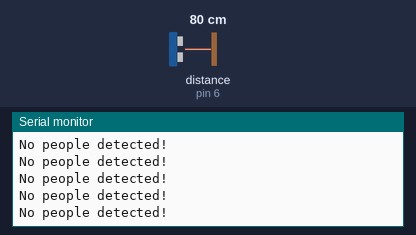
This sketch was run on a simulated Arduino Uno, built with avr-gcc and run on an emulated ATmega328P. Parts: the last lines printed to the serial monitor. Wiring (inferred from the names in the program): ultrasonic range finder: trigger pin 7; echo pin 6. Inputs (shaded band) come from the test bench; at power-on: distance to the obstacle (sensor on pin 6) 80 cm. The echo pulse lasts 58.3 µs per cm.

Above: at 3.1 s.
3.2 s: distance to the obstacle (sensor on pin 6) set to 23 cm
At 3.27 s:
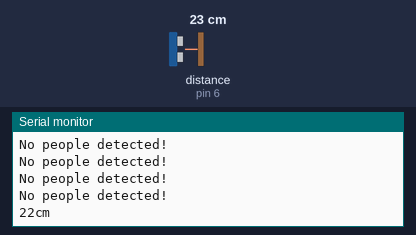
4.7 s: distance to the obstacle (sensor on pin 6) set to 28 cm
At 4.7 s:
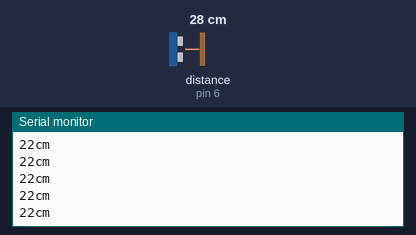

Measured:
- after the input at 3.2 s, the serial monitor: prints a new line after 0.07 s (image 1)

The sketch:

ultrasonic_01.ino
```cpp
const int triPin = 7; // Trigger Pin of Ultrasonic Sensor
const int echoPin = 6; // Echo Pin of Ultrasonic Sensor

void setup() {
   Serial.begin(9600); // Starting Serial Terminal
}

void loop() {
   long duration, cm;
   pinMode(triPin, OUTPUT);
   digitalWrite(triPin, LOW);
   delayMicroseconds(2);
   digitalWrite(triPin, HIGH);
   delayMicroseconds(10);
   digitalWrite(triPin, LOW);
   pinMode(echoPin, INPUT);
   duration = pulseIn(echoPin, HIGH);
   cm = microsecondsToCentimeters(duration);

   //Distance judgement
   if (cm < 25){
    //Flowering procedure
    Serial.print(cm);
    Serial.print("cm");
    Serial.println();
   }else{
    Serial.println("No people detected!");
   }
   delay(100);
}

long microsecondsToCentimeters(long microseconds) {
   return microseconds / 29.155 / 2;
}
```
